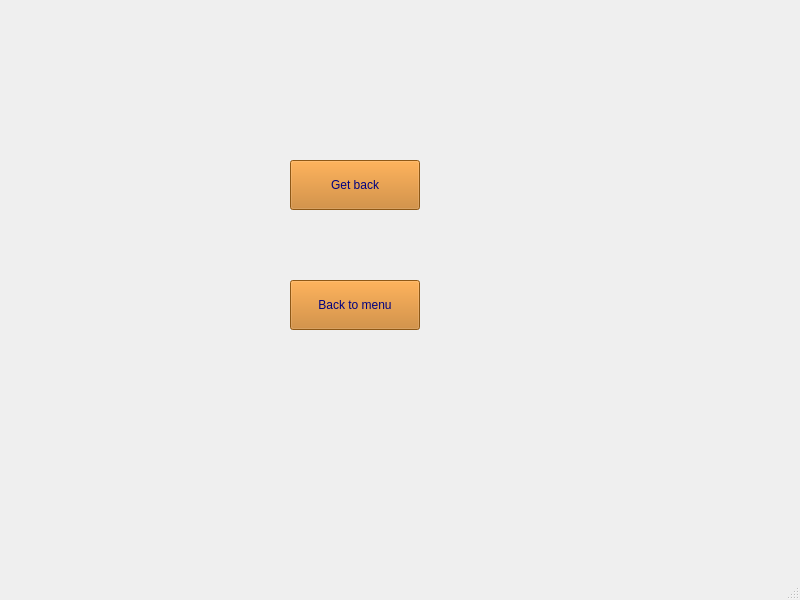
<?xml version="1.0" encoding="UTF-8"?>
<ui version="4.0">
 <class>MainWindow</class>
 <widget class="QMainWindow" name="MainWindow">
  <property name="geometry">
   <rect>
    <x>0</x>
    <y>0</y>
    <width>800</width>
    <height>600</height>
   </rect>
  </property>
  <property name="windowTitle">
   <string>MainWindow</string>
  </property>
  <widget class="QWidget" name="centralwidget">
   <widget class="QStackedWidget" name="stackedWidget">
    <property name="geometry">
     <rect>
      <x>-20</x>
      <y>-20</y>
      <width>800</width>
      <height>600</height>
     </rect>
    </property>
    <property name="currentIndex">
     <number>2</number>
    </property>
    <widget class="QWidget" name="Menu">
     <widget class="QPushButton" name="play_button">
      <property name="geometry">
       <rect>
        <x>70</x>
        <y>40</y>
        <width>130</width>
        <height>50</height>
       </rect>
      </property>
      <property name="styleSheet">
       <string notr="true">background-color : rgb(170, 0, 255);
color : rgb(255, 234, 1);
font: 18pt &quot;Terminal&quot;;</string>
      </property>
      <property name="text">
       <string>Play</string>
      </property>
      <property name="iconSize">
       <size>
        <width>12</width>
        <height>12</height>
       </size>
      </property>
     </widget>
     <widget class="QPushButton" name="settings_button">
      <property name="geometry">
       <rect>
        <x>70</x>
        <y>200</y>
        <width>130</width>
        <height>50</height>
       </rect>
      </property>
      <property name="styleSheet">
       <string notr="true">background-color : rgb(170, 0, 255);
color : rgb(255, 234, 1);
font: 18pt &quot;Terminal&quot;;</string>
      </property>
      <property name="text">
       <string>Settings</string>
      </property>
     </widget>
     <widget class="QPushButton" name="continue_button">
      <property name="geometry">
       <rect>
        <x>70</x>
        <y>120</y>
        <width>130</width>
        <height>50</height>
       </rect>
      </property>
      <property name="styleSheet">
       <string notr="true">background-color : rgb(170, 0, 255);
color : rgb(255, 234, 1);
font: 18pt &quot;Terminal&quot;;</string>
      </property>
      <property name="text">
       <string>Continue</string>
      </property>
     </widget>
    </widget>
    <widget class="QWidget" name="Tetris">
     <widget class="QPushButton" name="quit_button">
      <property name="geometry">
       <rect>
        <x>120</x>
        <y>430</y>
        <width>130</width>
        <height>50</height>
       </rect>
      </property>
      <property name="styleSheet">
       <string notr="true">background-color : rgb(200, 123, 30);
color : rgb(0, 0, 127);
font: 18pt &quot;Terminal&quot;;</string>
      </property>
      <property name="text">
       <string>Quit</string>
      </property>
     </widget>
     <widget class="QPushButton" name="pause_button">
      <property name="geometry">
       <rect>
        <x>120</x>
        <y>360</y>
        <width>130</width>
        <height>50</height>
       </rect>
      </property>
      <property name="styleSheet">
       <string notr="true">background-color : rgb(200, 123, 30);
color : rgb(0, 0, 127);
font: 18pt &quot;Terminal&quot;;</string>
      </property>
      <property name="text">
       <string>Pause</string>
      </property>
     </widget>
    </widget>
    <widget class="QWidget" name="Pause">
     <widget class="QPushButton" name="get_back_button">
      <property name="geometry">
       <rect>
        <x>310</x>
        <y>180</y>
        <width>130</width>
        <height>50</height>
       </rect>
      </property>
      <property name="styleSheet">
       <string notr="true">background-color : rgb(200, 123, 30);
color : rgb(0, 0, 127);
font: 18pt &quot;Terminal&quot;;</string>
      </property>
      <property name="text">
       <string>Get back</string>
      </property>
     </widget>
     <widget class="QPushButton" name="back_to_menu_button">
      <property name="geometry">
       <rect>
        <x>310</x>
        <y>300</y>
        <width>130</width>
        <height>50</height>
       </rect>
      </property>
      <property name="styleSheet">
       <string notr="true">background-color : rgb(200, 123, 30);
color : rgb(0, 0, 127);
font: 18pt &quot;Terminal&quot;;</string>
      </property>
      <property name="text">
       <string>Back to menu</string>
      </property>
     </widget>
    </widget>
    <widget class="QWidget" name="End">
     <widget class="QPushButton" name="restart_button">
      <property name="geometry">
       <rect>
        <x>160</x>
        <y>120</y>
        <width>130</width>
        <height>50</height>
       </rect>
      </property>
      <property name="styleSheet">
       <string notr="true">background-color : rgb(200, 123, 30);
color : rgb(0, 0, 127);
font: 18pt &quot;Terminal&quot;;</string>
      </property>
      <property name="text">
       <string>Restart</string>
      </property>
     </widget>
     <widget class="QPushButton" name="back_to_menu_end_button">
      <property name="geometry">
       <rect>
        <x>440</x>
        <y>120</y>
        <width>130</width>
        <height>50</height>
       </rect>
      </property>
      <property name="styleSheet">
       <string notr="true">background-color : rgb(200, 123, 30);
color : rgb(0, 0, 127);
font: 18pt &quot;Terminal&quot;;</string>
      </property>
      <property name="text">
       <string>Back to menu</string>
      </property>
     </widget>
    </widget>
    <widget class="QWidget" name="Save">
     <widget class="QPushButton" name="yes_button">
      <property name="geometry">
       <rect>
        <x>230</x>
        <y>260</y>
        <width>130</width>
        <height>50</height>
       </rect>
      </property>
      <property name="styleSheet">
       <string notr="true">background-color : rgb(200, 123, 30);
color : rgb(0, 0, 127);
font: 18pt &quot;Terminal&quot;;</string>
      </property>
      <property name="text">
       <string>Yes</string>
      </property>
     </widget>
     <widget class="QPushButton" name="no_button">
      <property name="geometry">
       <rect>
        <x>450</x>
        <y>260</y>
        <width>130</width>
        <height>50</height>
       </rect>
      </property>
      <property name="styleSheet">
       <string notr="true">background-color : rgb(200, 123, 30);
color : rgb(0, 0, 127);
font: 18pt &quot;Terminal&quot;;</string>
      </property>
      <property name="text">
       <string>No</string>
      </property>
     </widget>
    </widget>
    <widget class="QWidget" name="Difficulty">
     <widget class="QPushButton" name="easy_button">
      <property name="geometry">
       <rect>
        <x>140</x>
        <y>220</y>
        <width>130</width>
        <height>50</height>
       </rect>
      </property>
      <property name="styleSheet">
       <string notr="true">background-color : rgb(0, 170, 0);
color : rgb(0, 0, 127);
font: 18pt &quot;Terminal&quot;;</string>
      </property>
      <property name="text">
       <string>Easy</string>
      </property>
     </widget>
     <widget class="QPushButton" name="medium_button">
      <property name="geometry">
       <rect>
        <x>320</x>
        <y>220</y>
        <width>130</width>
        <height>50</height>
       </rect>
      </property>
      <property name="styleSheet">
       <string notr="true">background-color : rgb(255, 85, 0);
color : rgb(0, 0, 127);
font: 18pt &quot;Terminal&quot;;</string>
      </property>
      <property name="text">
       <string>Medium</string>
      </property>
     </widget>
     <widget class="QPushButton" name="hard_button">
      <property name="geometry">
       <rect>
        <x>500</x>
        <y>220</y>
        <width>130</width>
        <height>50</height>
       </rect>
      </property>
      <property name="styleSheet">
       <string notr="true">background-color : rgb(170, 0, 0);
color : rgb(0, 0, 127);
font: 18pt &quot;Terminal&quot;;</string>
      </property>
      <property name="text">
       <string>Hard</string>
      </property>
     </widget>
    </widget>
    <widget class="QWidget" name="Settings">
     <widget class="QPushButton" name="menu_button">
      <property name="geometry">
       <rect>
        <x>10</x>
        <y>20</y>
        <width>130</width>
        <height>50</height>
       </rect>
      </property>
      <property name="styleSheet">
       <string notr="true">background-color : rgb(200, 123, 30);
color : rgb(0, 0, 127);
font: 18pt &quot;Terminal&quot;;</string>
      </property>
      <property name="text">
       <string>Menu</string>
      </property>
     </widget>
    </widget>
   </widget>
  </widget>
  <widget class="QMenuBar" name="menubar">
   <property name="geometry">
    <rect>
     <x>0</x>
     <y>0</y>
     <width>800</width>
     <height>17</height>
    </rect>
   </property>
  </widget>
  <widget class="QStatusBar" name="statusbar"/>
 </widget>
 <resources/>
 <connections/>
</ui>
